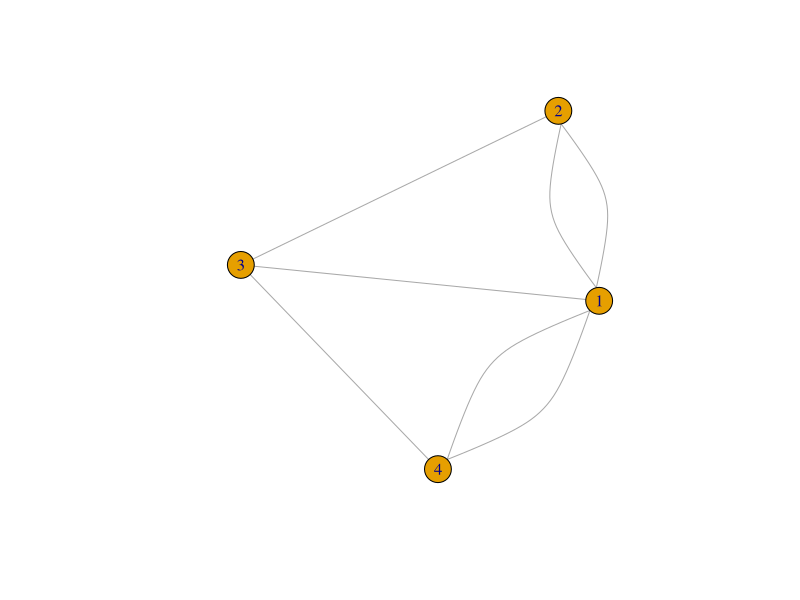
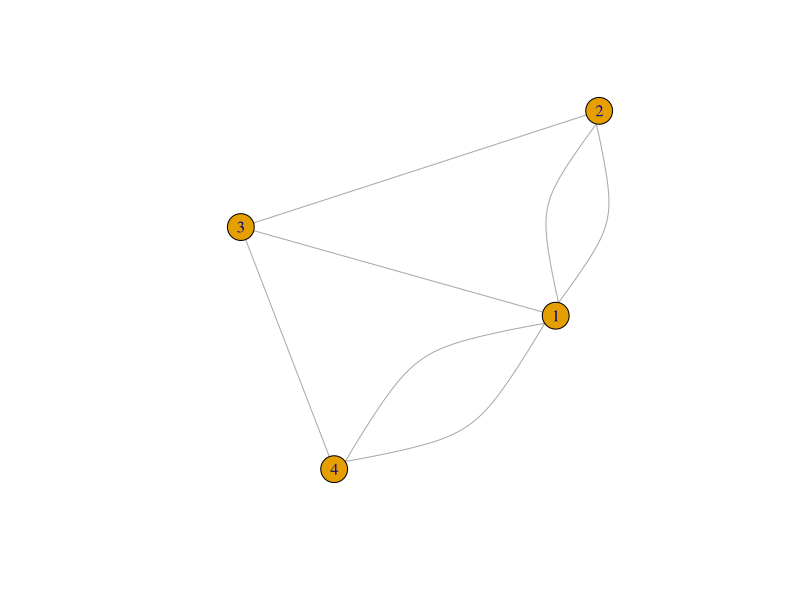
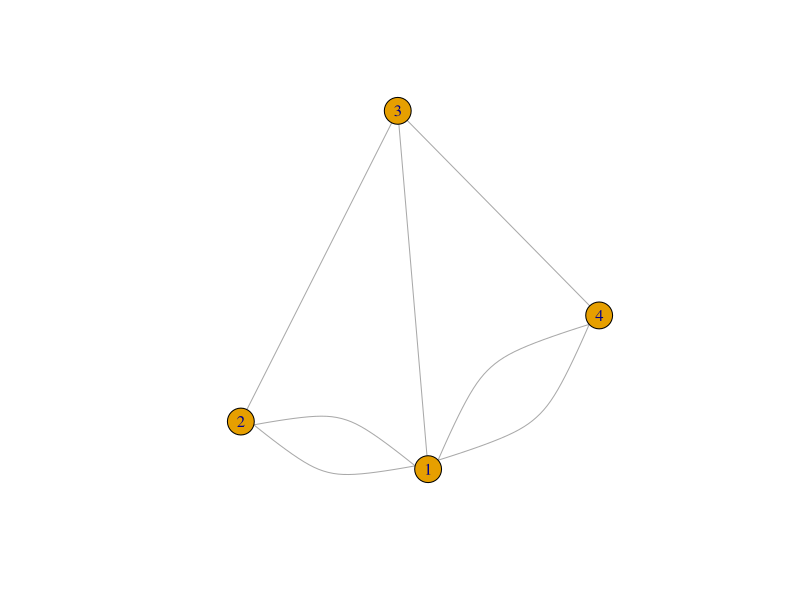
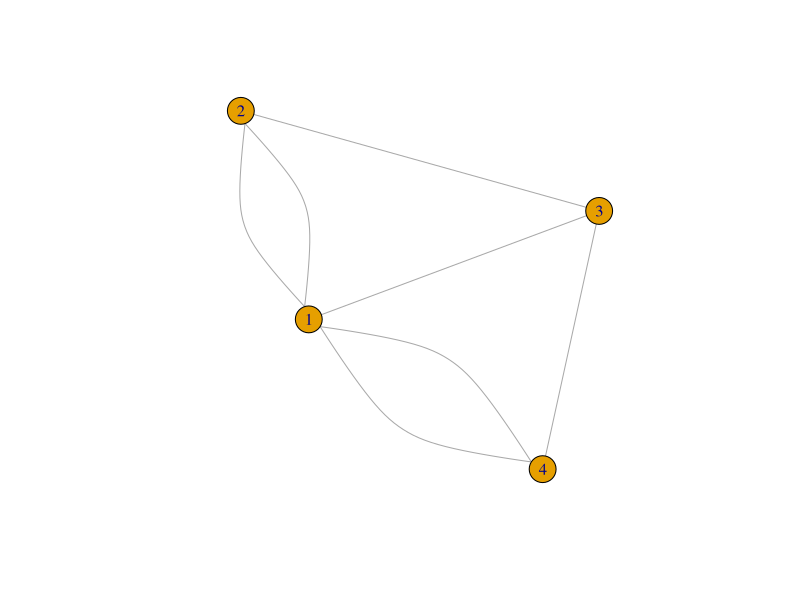
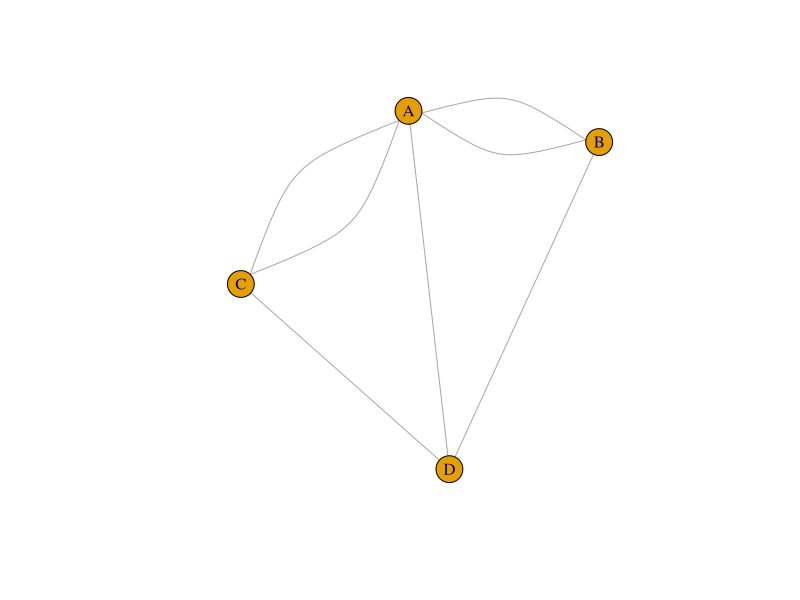
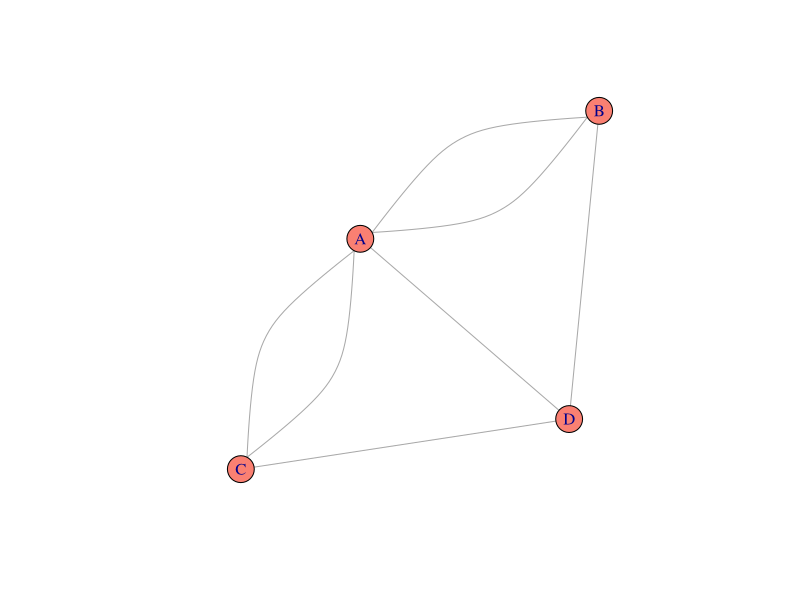
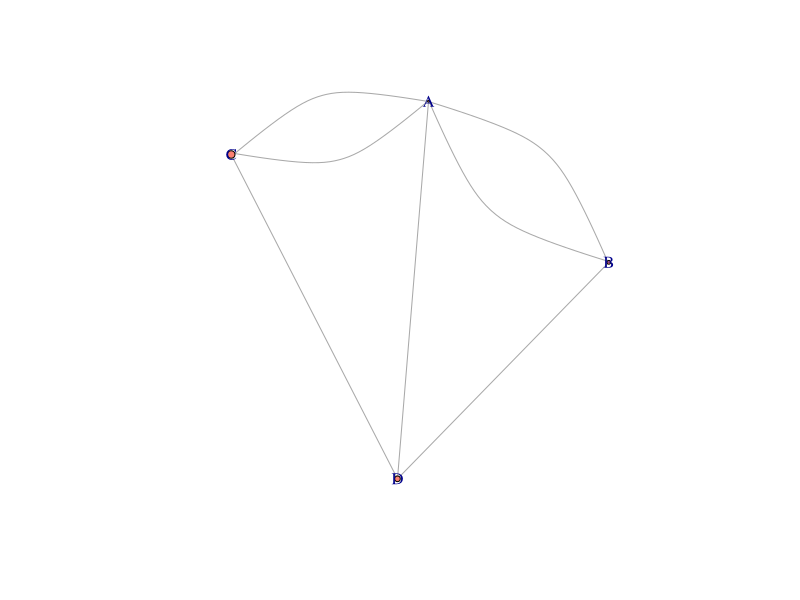
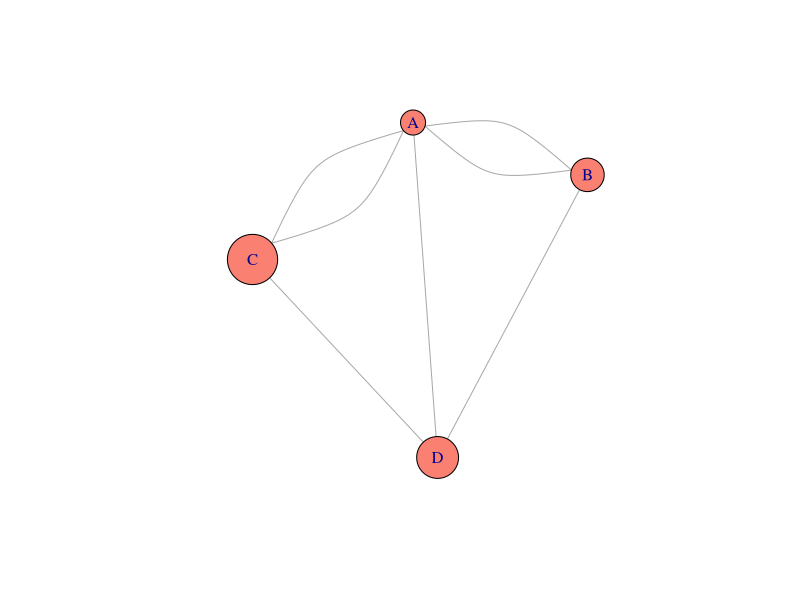

Source code (R) for these figures, in order: (Note: this script raises an error after producing the figures.)

## ------------------------------------------------------------------------
#install.packages("igraph",repos="http://cran.us.r-project.org")
library("igraph")


## ----EL Build------------------------------------------------------------
bridgeEdgelist<-rbind(c(1,2),c(1,2),c(1,3),c(1,4),c(1,4),c(2,3),c(3,4))
bridgeEdgelist

bridgeGraphEl<-graph_from_edgelist(bridgeEdgelist,directed=FALSE)
plot(bridgeGraphEl)


## ----ADJ Build-----------------------------------------------------------
r1<-c(0,1,1,1)
r2<-c(1,0,1,0)
r3<-c(0,0,0,1)
r4<-c(1,0,0,0)
bridgeAdjmat<-rbind(r1,r2,r3,r4)

bridgeAdjmat

bridgeGraphAm<-graph_from_adjacency_matrix(bridgeAdjmat,mode="plus")
plot(bridgeGraphAm)



## ----ADJalt Build--------------------------------------------------------
r1<-c(0,2,1,2)
r2<-c(0,0,1,0)
r3<-c(0,0,0,1)
r4<-c(0,0,0,0)
bridgeAdjmatAlt<-rbind(r1,r2,r3,r4)

bridgeAdjmatAlt

bridgeGraphAmAlt<-graph_from_adjacency_matrix(bridgeAdjmatAlt,mode="undirected")
plot(bridgeGraphAmAlt)



## ----EQUIV---------------------------------------------------------------
## Vertices of graph from adjacency matrix
V(bridgeGraphAm)
## Edge of graph from adjacency matrix
E(bridgeGraphAm)
## Vertices of graph from edge list
V(bridgeGraphEl)
## Edge of graph from edge list
E(bridgeGraphEl)


## ----EQUIV 2-------------------------------------------------------------
## Test vertex list equivalence 
V(bridgeGraphAm)==V(bridgeGraphEl)
## Test edge list equivalence 
E(bridgeGraphEl)==E(bridgeGraphAm)


## ----EQUIV Intersect-----------------------------------------------------
## Intersection
bridgeGraphAm %s% bridgeGraphEl

## Created intersected graph and plot
intBridge<-(bridgeGraphAm %s% bridgeGraphEl)
plot(intBridge)


## ----Directed Graphs-----------------------------------------------------
bridgeGraphElDir<-graph_from_edgelist(bridgeEdgelist,directed=T)
bridgeGraphAmDir<-graph_from_adjacency_matrix(bridgeAdjmat,mode="directed")



## ----check v attributes--------------------------------------------------
vertex.attributes(bridgeGraphAm)


## ----BRGraph-------------------------------------------------------------
## For ease, let's rename the graph from 'bridgeGraphAm' to 'gr'
gr<-bridgeGraphAm
## Call the '$name' attribute
V(gr)$name
## Assign the '$name' attribute
V(gr)$name<-c("A","B","D","C")

## Call the '$name' attribute to verify assignment
V(gr)$name

## Plot to verify assignment
plot(gr)


## ----color nodes---------------------------------------------------------
V(gr)$color<-"salmon"
plot(gr)


## ----size nodes----------------------------------------------------------
V(gr)$size<-1:4
plot(gr)


## ----size nodes 2--------------------------------------------------------
V(gr)$size<-c(15,20,25,30)
plot(gr)


## ----vertex attributes check---------------------------------------------
vertex.attributes(gr)


## ----edge attributes check-----------------------------------------------
edge.attributes(gr)


## ------------------------------------------------------------------------
E(gr)


## ------------------------------------------------------------------------
E(gr)$name<-c("a","e","c","b","f","g","d")


## ------------------------------------------------------------------------
## Note: Although node labels are plotted by default, edge labels
## need to be specified for plotting
plot(gr,edge.label=E(gr)$name)


## ------------------------------------------------------------------------
E(gr)$width<-c(.5,1,2,3,4,5,6)
plot(gr,edge.label=E(gr)$name)


## ----Call by name--------------------------------------------------------
# This will initialize the altcolor attribute
V(gr)$altcolor<-"black"
V(gr)$altcolor[which(V(gr)$name=="D")]<-"white"
plot(gr, vertex.color=V(gr)$altcolor)


## ----Layouts-------------------------------------------------------------
par(mfrow=c(2,3))
plot(gr,layout=layout_in_circle)
plot(gr,layout=layout_on_grid)
plot(gr,layout=layout_randomly)
plot(gr,layout=layout_as_tree)
plot(gr,layout=layout_as_star)
plot(gr,layout=layout_with_gem)

## Randomness in default layout
par(mfrow=c(1,3))
for(i in 1:3){
plot(gr)}


## ----random network layout viz-------------------------------------------
g <- erdos.renyi.game(50, 50, type = "gnm")

par(mfrow=c(2,3))
plot(g,layout=layout_in_circle)
plot(g,layout=layout_on_grid)
plot(g,layout=layout_randomly)
plot(g,layout=layout_as_tree)
plot(g,layout=layout_as_star)
plot(g,layout=layout_with_gem)

## Randomness in default layout
par(mfrow=c(1,3))
for(i in 1:3){plot(g)}



## ----degree--------------------------------------------------------------
V(gr)$degree<-degree(gr)
V(gr)$degree


## ----degree viz----------------------------------------------------------
# Resetting node size and edge width to default
V(gr)$size<-5
E(gr)$width<-1
plot(gr,vertex.size=V(gr)$size*V(gr)$degree)


## ----degree viz col------------------------------------------------------

degree.gradient <- colorRampPalette(c("white","blue","red"))

V(gr)$degreecolor<-degree.gradient(max(V(gr)$degree)+1)[V(gr)$degree+1]
plot(gr,vertex.size=V(gr)$size*V(gr)$degree,vertex.color=V(gr)$degreecolor)


## ----degree viz random---------------------------------------------------
g <- erdos.renyi.game(100,150, type = "gnm")
V(g)$degreecolor<-NA
V(g)$size<-5

V(g)$degree<-degree(g)
V(g)$degreecolor<-degree.gradient(max(V(g)$degree)+1)[V(g)$degree+1]
set.seed(1)
layoutfr<-layout_with_fr(g)
plot(g,vertex.size=20*(V(g)$degree/max(V(g)$degree)),vertex.color=V(g)$degreecolor,vertex.label=V(g)$degree,layout=layoutfr)
set.seed(1)
par(bg="black")
plot(g,vertex.size=20*(V(g)$degree/max(V(g)$degree)),vertex.color=V(g)$degreecolor,vertex.label=NA,layout=layoutfr)



## ----cc------------------------------------------------------------------
components(g)


## ----cc viz--------------------------------------------------------------
V(g)$component<-components(g)$membership

V(g)$componentcolor<-rainbow(components(g)$no)[V(g)$component]

plot(g, vertex.label=NA,vertex.color=V(g)$componentcolor,layout=layoutfr)


## ----cwt-----------------------------------------------------------------
cwt<-cluster_walktrap(gr)
membership(cwt)

plot(cwt,gr)

cwtg<-cluster_walktrap(g)
membership(cwtg)

plot(cwtg,g,layout=layoutfr)


## ----asp-----------------------------------------------------------------

spsA<-all_simple_paths(gr,V(gr)[which(E(gr)$name=="A")])

## Look at simple path object
spsA[[1]]

## Which nodes are in the specified path?
which(V(gr)%in%spsA[[1]])

## Which edges are in the path?
E(gr,path=spsA[[1]],dir=T)

## Plot the graph with path highlighted
## Set all non-path colors and sizes to a default
V(gr)$spcolor<-"black"
V(gr)$spsize<-5
E(gr)$spcolor<-"black"

## Color and size to highlight paths
V(gr)$spcolor[which(V(gr)%in%spsA[[4]])]<-"blue"
V(gr)$spsize[which(V(gr)%in%spsA[[4]])]<-10
E(gr,path=spsA[[4]],dir=T)$spcolor<-"blue"

plot(gr,vertex.color=V(gr)$spcolor,edge.color=E(gr)$spcolor,vertex.size=V(gr)$spsize)



## ----challenge 4---------------------------------------------------------
# Hint: lengths returns lengths of objects in lists, 'spsA' is a list
lengths(spsA)
## Finds first instance of longest path
which.max(lengths(spsA))



## ----eccentricity--------------------------------------------------------
eccentricity(gr)
diameter(gr)
radius(gr)

eccentricity(g)
diameter(g)
radius(g)

